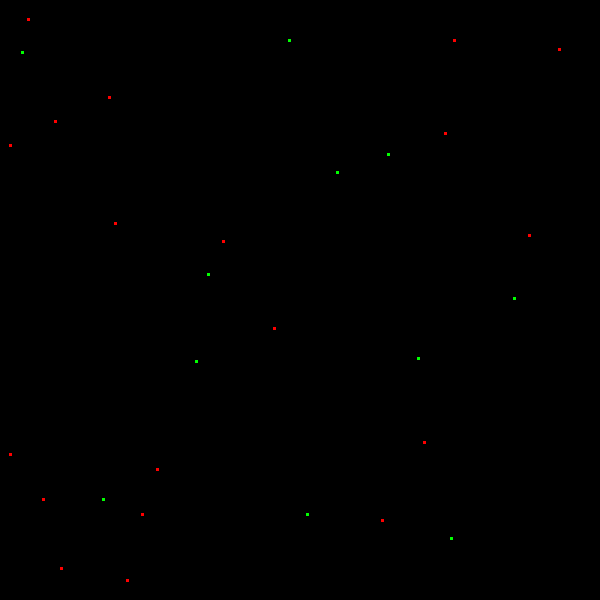
Frame 1 (no input)
Frame 60 (the mouse pressed at the canvas centre just before this capture): blank canvas, image omitted
Frame 120 (the mouse held since frame 60 and released just before this capture): blank canvas, image omitted

The Processing sketch that drew this single still picture (run headless with seeded random() and noise(); from frame 60 on, the mouse is pressed at the canvas centre):

// Processing sketch: ReactionDiffusion
// ── ReactionDiffusion.pde
float[][]valsU,valsV;
int w=200;
int h=200;
int size=3;
void setup(){
  size(600,600);
  valsU=new float[w][h];
  valsV=new float[w][h];
  for(int i=0;i<30;i++){
    int x=int(random(w));
    int y=int(random(h));
    float val=10;
    if(random(100)<50)valsU[x][y]=val;
    else valsV[x][y]=val;
  }
  //valsU[5][5]=1;
  //valsV[10][10]=1;
}
void draw(){
  background(0);
  for(int x=0;x<w;x++){
    for(int y=0;y<h;y++){
      fill(valsU[x][y]*255,valsV[x][y]*255,0);
      noStroke();
      rect(x*size,y*size,size,size);
    }
  }
  update();
}
void mousePressed(){
  
}
void update(){
  float[][]newU=new float[w][h];
  float[][]newV=new float[w][h];
  for(int x=0;x<w;x++){
    for(int y=0;y<h;y++){
    }
  }
  valsV=newV;
  valsU=newU;
}
